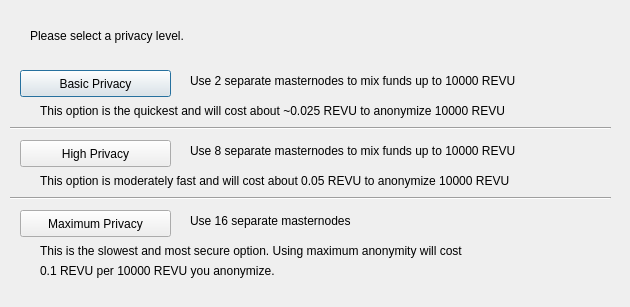
<?xml version="1.0" encoding="UTF-8"?>
<ui version="4.0">
 <class>ObfuscationConfig</class>
 <widget class="QDialog" name="ObfuscationConfig">
  <property name="geometry">
   <rect>
    <x>0</x>
    <y>0</y>
    <width>630</width>
    <height>307</height>
   </rect>
  </property>
  <property name="windowTitle">
   <string>Configure Obfuscation</string>
  </property>
  <widget class="QPushButton" name="buttonBasic">
   <property name="geometry">
    <rect>
     <x>20</x>
     <y>70</y>
     <width>151</width>
     <height>27</height>
    </rect>
   </property>
   <property name="text">
    <string>Basic Privacy</string>
   </property>
  </widget>
  <widget class="QPushButton" name="buttonHigh">
   <property name="geometry">
    <rect>
     <x>20</x>
     <y>140</y>
     <width>151</width>
     <height>27</height>
    </rect>
   </property>
   <property name="text">
    <string>High Privacy</string>
   </property>
  </widget>
  <widget class="QPushButton" name="buttonMax">
   <property name="geometry">
    <rect>
     <x>20</x>
     <y>210</y>
     <width>151</width>
     <height>27</height>
    </rect>
   </property>
   <property name="text">
    <string>Maximum Privacy</string>
   </property>
  </widget>
  <widget class="QLabel" name="label">
   <property name="geometry">
    <rect>
     <x>30</x>
     <y>20</y>
     <width>571</width>
     <height>31</height>
    </rect>
   </property>
   <property name="text">
    <string>Please select a privacy level.</string>
   </property>
  </widget>
  <widget class="QLabel" name="label_2">
   <property name="geometry">
    <rect>
     <x>190</x>
     <y>70</y>
     <width>421</width>
     <height>21</height>
    </rect>
   </property>
   <property name="text">
    <string>Use 2 separate masternodes to mix funds up to 10000 REVU</string>
   </property>
  </widget>
  <widget class="QLabel" name="label_3">
   <property name="geometry">
    <rect>
     <x>190</x>
     <y>140</y>
     <width>411</width>
     <height>21</height>
    </rect>
   </property>
   <property name="text">
    <string>Use 8 separate masternodes to mix funds up to 10000 REVU</string>
   </property>
  </widget>
  <widget class="QLabel" name="label_4">
   <property name="geometry">
    <rect>
     <x>190</x>
     <y>210</y>
     <width>421</width>
     <height>21</height>
    </rect>
   </property>
   <property name="text">
    <string>Use 16 separate masternodes</string>
   </property>
  </widget>
  <widget class="QLabel" name="label_6">
   <property name="geometry">
    <rect>
     <x>40</x>
     <y>100</y>
     <width>561</width>
     <height>21</height>
    </rect>
   </property>
   <property name="text">
    <string>This option is the quickest and will cost about ~0.025 REVU to anonymize 10000 REVU</string>
   </property>
  </widget>
  <widget class="QLabel" name="label_7">
   <property name="geometry">
    <rect>
     <x>40</x>
     <y>170</y>
     <width>561</width>
     <height>21</height>
    </rect>
   </property>
   <property name="text">
    <string>This option is moderately fast and will cost about 0.05 REVU to anonymize 10000 REVU</string>
   </property>
  </widget>
  <widget class="QLabel" name="label_8">
   <property name="geometry">
    <rect>
     <x>40</x>
     <y>240</y>
     <width>561</width>
     <height>21</height>
    </rect>
   </property>
   <property name="text">
    <string>This is the slowest and most secure option. Using maximum anonymity will cost</string>
   </property>
  </widget>
  <widget class="QLabel" name="label_9">
   <property name="geometry">
    <rect>
     <x>40</x>
     <y>260</y>
     <width>561</width>
     <height>21</height>
    </rect>
   </property>
   <property name="text">
    <string>0.1 REVU per 10000 REVU you anonymize.</string>
   </property>
  </widget>
  <widget class="Line" name="line">
   <property name="geometry">
    <rect>
     <x>10</x>
     <y>120</y>
     <width>601</width>
     <height>16</height>
    </rect>
   </property>
   <property name="orientation">
    <enum>Qt::Horizontal</enum>
   </property>
  </widget>
  <widget class="Line" name="line_2">
   <property name="geometry">
    <rect>
     <x>10</x>
     <y>190</y>
     <width>601</width>
     <height>16</height>
    </rect>
   </property>
   <property name="orientation">
    <enum>Qt::Horizontal</enum>
   </property>
  </widget>
 </widget>
 <resources/>
 <connections/>
</ui>
